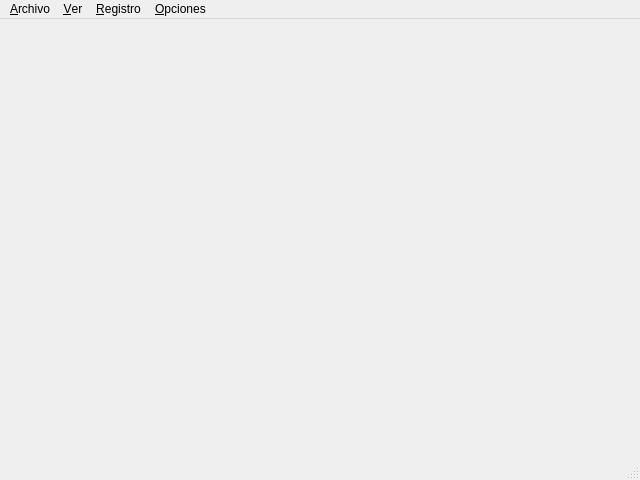
<?xml version="1.0" encoding="UTF-8"?>
<ui version="4.0">
 <class>VentanaPrincipal</class>
 <widget class="QMainWindow" name="VentanaPrincipal">
  <property name="geometry">
   <rect>
    <x>0</x>
    <y>0</y>
    <width>640</width>
    <height>480</height>
   </rect>
  </property>
  <property name="windowTitle">
   <string>Control Asistencia</string>
  </property>
  <widget class="QWidget" name="centralwidget"/>
  <widget class="QMenuBar" name="menubar">
   <property name="geometry">
    <rect>
     <x>0</x>
     <y>0</y>
     <width>640</width>
     <height>23</height>
    </rect>
   </property>
   <widget class="QMenu" name="menu_salir">
    <property name="title">
     <string>&amp;Archivo</string>
    </property>
    <addaction name="action_salir"/>
   </widget>
   <widget class="QMenu" name="menu_registro">
    <property name="title">
     <string>&amp;Registro</string>
    </property>
    <addaction name="action_registrar_personal"/>
    <addaction name="action_registrar_adminitrador"/>
   </widget>
   <widget class="QMenu" name="menu_ver">
    <property name="title">
     <string>&amp;Ver</string>
    </property>
    <addaction name="action_verificacion_cedula"/>
    <addaction name="action_ver_registros_asistencia"/>
   </widget>
   <widget class="QMenu" name="menu_opciones">
    <property name="title">
     <string>&amp;Opciones</string>
    </property>
   </widget>
   <addaction name="menu_salir"/>
   <addaction name="menu_ver"/>
   <addaction name="menu_registro"/>
   <addaction name="menu_opciones"/>
  </widget>
  <widget class="QStatusBar" name="statusbar"/>
  <action name="action_salir">
   <property name="text">
    <string>&amp;Salir</string>
   </property>
  </action>
  <action name="action_registrar_personal">
   <property name="text">
    <string>&amp;Registrar Personal</string>
   </property>
  </action>
  <action name="action_registrar_adminitrador">
   <property name="text">
    <string>&amp;Registrar Adminitrador</string>
   </property>
  </action>
  <action name="action_verificacion_cedula">
   <property name="text">
    <string>&amp;Verificacion de Cedula</string>
   </property>
  </action>
  <action name="action_ver_registros_asistencia">
   <property name="text">
    <string>Ver Registro de Asistencia</string>
   </property>
  </action>
 </widget>
 <resources/>
 <connections/>
</ui>
